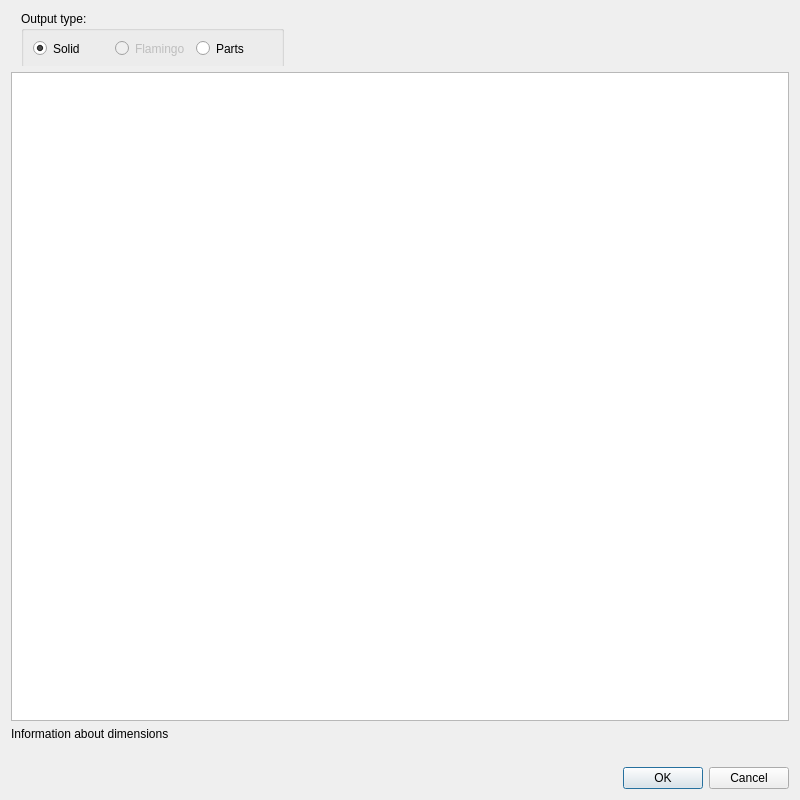
<?xml version="1.0" encoding="UTF-8"?>
<ui version="4.0">
 <class>Dialog</class>
 <widget class="QDialog" name="Dialog">
  <property name="geometry">
   <rect>
    <x>0</x>
    <y>0</y>
    <width>800</width>
    <height>800</height>
   </rect>
  </property>
  <property name="windowTitle">
   <string>Dialog Title</string>
  </property>
  <layout class="QVBoxLayout" name="verticalLayout">
   <item>
    <widget class="QWidget" name="horizontalWidget" native="true">
     <property name="minimumSize">
      <size>
       <width>0</width>
       <height>55</height>
      </size>
     </property>
     <property name="layoutDirection">
      <enum>Qt::LeftToRight</enum>
     </property>
     <widget class="QGroupBox" name="groupBox">
      <property name="geometry">
       <rect>
        <x>10</x>
        <y>0</y>
        <width>263</width>
        <height>58</height>
       </rect>
      </property>
      <property name="title">
       <string>Output type:</string>
      </property>
      <layout class="QHBoxLayout" name="horizontalLayout">
       <item>
        <widget class="QRadioButton" name="radioButtonSolid">
         <property name="enabled">
          <bool>true</bool>
         </property>
         <property name="text">
          <string>Solid</string>
         </property>
         <property name="checked">
          <bool>true</bool>
         </property>
        </widget>
       </item>
       <item>
        <widget class="QRadioButton" name="radioButtonFlamingo">
         <property name="enabled">
          <bool>false</bool>
         </property>
         <property name="text">
          <string>Flamingo</string>
         </property>
         <property name="checked">
          <bool>false</bool>
         </property>
        </widget>
       </item>
       <item>
        <widget class="QRadioButton" name="radioButtonParts">
         <property name="text">
          <string>Parts</string>
         </property>
        </widget>
       </item>
      </layout>
     </widget>
    </widget>
   </item>
   <item>
    <widget class="QTableView" name="tableViewParts">
     <property name="selectionMode">
      <enum>QAbstractItemView::SingleSelection</enum>
     </property>
     <property name="selectionBehavior">
      <enum>QAbstractItemView::SelectRows</enum>
     </property>
    </widget>
   </item>
   <item>
    <widget class="QLabel" name="labelExplanation">
     <property name="text">
      <string>&lt;html&gt;&lt;head/&gt;&lt;body&gt;&lt;p&gt;Information about dimensions&lt;/p&gt;&lt;/body&gt;&lt;/html&gt;</string>
     </property>
     <property name="textFormat">
      <enum>Qt::AutoText</enum>
     </property>
     <property name="wordWrap">
      <bool>true</bool>
     </property>
    </widget>
   </item>
   <item>
    <widget class="QLabel" name="labelImage">
     <property name="text">
      <string/>
     </property>
     <property name="pixmap">
      <pixmap>../../../../.FreeCAD/Mod/ose-piping-workbench/Resources/images/coupling-dimensions.png</pixmap>
     </property>
     <property name="alignment">
      <set>Qt::AlignCenter</set>
     </property>
    </widget>
   </item>
   <item>
    <widget class="QDialogButtonBox" name="buttonBox">
     <property name="orientation">
      <enum>Qt::Horizontal</enum>
     </property>
     <property name="standardButtons">
      <set>QDialogButtonBox::Cancel|QDialogButtonBox::Ok</set>
     </property>
    </widget>
   </item>
  </layout>
 </widget>
 <resources/>
 <connections>
  <connection>
   <sender>buttonBox</sender>
   <signal>accepted()</signal>
   <receiver>Dialog</receiver>
   <slot>accept()</slot>
   <hints>
    <hint type="sourcelabel">
     <x>248</x>
     <y>254</y>
    </hint>
    <hint type="destinationlabel">
     <x>157</x>
     <y>274</y>
    </hint>
   </hints>
  </connection>
  <connection>
   <sender>buttonBox</sender>
   <signal>rejected()</signal>
   <receiver>Dialog</receiver>
   <slot>reject()</slot>
   <hints>
    <hint type="sourcelabel">
     <x>316</x>
     <y>260</y>
    </hint>
    <hint type="destinationlabel">
     <x>286</x>
     <y>274</y>
    </hint>
   </hints>
  </connection>
 </connections>
</ui>
